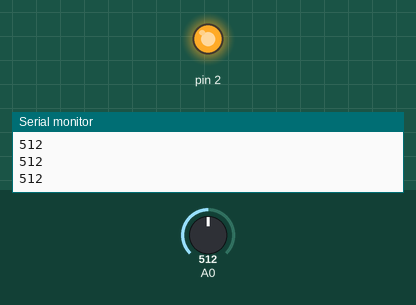
Recording of a sketch running on a simulated Arduino Uno, built with avr-gcc and run on an emulated ATmega328P. Parts: output pins drawn as LEDs (lit = HIGH), the last lines printed to the serial monitor. The inputs (shaded band) are chosen by the test bench; at power-on: A0 = 512.

Above: at 1.2 s.
1.3 s: A0 set to 484
At 1.7 s:
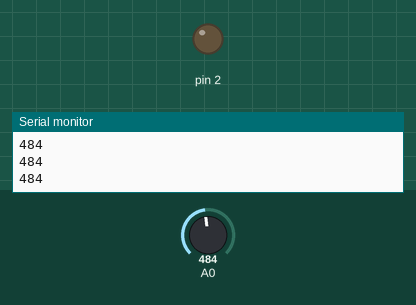
2.8 s: A0 set to 510
At 4.0 s:
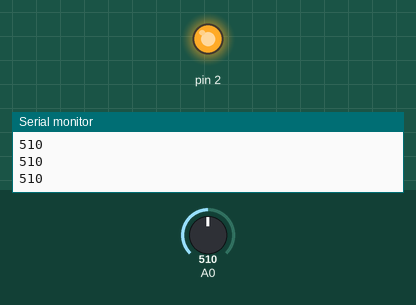
4.3 s: A0 set to 490
At 5.2 s:
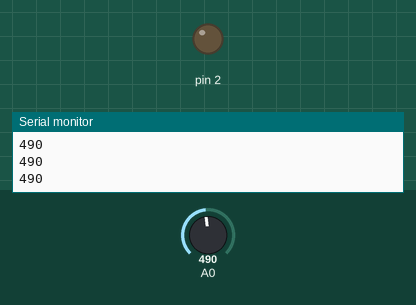
Timing chart, 0 to 7.3 s (numbered marks = the images above; inputs shaded):
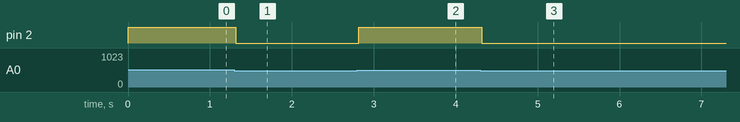

The sketch:

water_sensor.ino
```cpp
void setup() {
  Serial.begin(4800);
  pinMode(A0,INPUT);
  pinMode(2,OUTPUT);
  // put your setup code here, to run once:

}

void loop() {
  int data=analogRead(A0);

  Serial.println(data);
  // put your main code here, to run repeatedly:


if (data<500)
{
  digitalWrite(2,LOW);
}
else
{
  digitalWrite(2,HIGH);
}
}
```

Measured:
- the behaviour switches between 500 and 499 on A0 (found by bisection; images 0 and 1)
- after the input at 1.3 s, pin 2: HIGH → LOW at once
- after the input at 2.8 s, pin 2: LOW → HIGH at once
- after the input at 4.3 s, pin 2: HIGH → LOW at once
